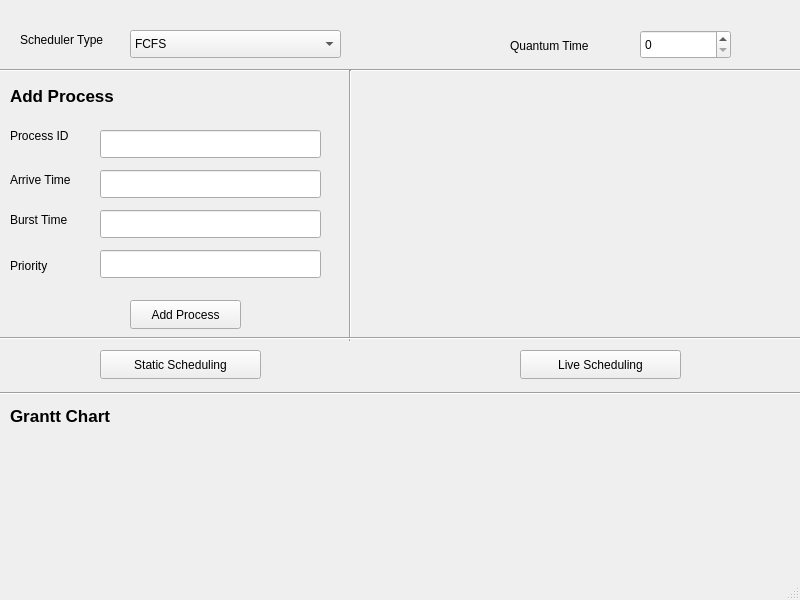
<?xml version="1.0" encoding="UTF-8"?>
<ui version="4.0">
 <class>MainWindow</class>
 <widget class="QMainWindow" name="MainWindow">
  <property name="geometry">
   <rect>
    <x>0</x>
    <y>0</y>
    <width>800</width>
    <height>600</height>
   </rect>
  </property>
  <property name="windowTitle">
   <string>MainWindow</string>
  </property>
  <widget class="QWidget" name="centralwidget">
   <widget class="QComboBox" name="schedulerTypeCombo">
    <property name="geometry">
     <rect>
      <x>130</x>
      <y>30</y>
      <width>211</width>
      <height>28</height>
     </rect>
    </property>
    <item>
     <property name="text">
      <string>FCFS</string>
     </property>
    </item>
    <item>
     <property name="text">
      <string>SJF(Preemptive)</string>
     </property>
    </item>
    <item>
     <property name="text">
      <string>SJF(Non-Preemptive)</string>
     </property>
    </item>
    <item>
     <property name="text">
      <string>Priority(Preemptive)</string>
     </property>
    </item>
    <item>
     <property name="text">
      <string>Priority(Non-Preemptive)</string>
     </property>
    </item>
    <item>
     <property name="text">
      <string>Round Robin</string>
     </property>
    </item>
   </widget>
   <widget class="QLabel" name="label">
    <property name="geometry">
     <rect>
      <x>20</x>
      <y>30</y>
      <width>111</width>
      <height>20</height>
     </rect>
    </property>
    <property name="text">
     <string>Scheduler Type</string>
    </property>
   </widget>
   <widget class="QLabel" name="label_2">
    <property name="geometry">
     <rect>
      <x>510</x>
      <y>30</y>
      <width>111</width>
      <height>31</height>
     </rect>
    </property>
    <property name="text">
     <string>Quantum Time</string>
    </property>
   </widget>
   <widget class="QSpinBox" name="timeQuantumSpin">
    <property name="geometry">
     <rect>
      <x>640</x>
      <y>30</y>
      <width>91</width>
      <height>29</height>
     </rect>
    </property>
   </widget>
   <widget class="Line" name="line">
    <property name="geometry">
     <rect>
      <x>-10</x>
      <y>60</y>
      <width>831</width>
      <height>20</height>
     </rect>
    </property>
    <property name="orientation">
     <enum>Qt::Orientation::Horizontal</enum>
    </property>
   </widget>
   <widget class="QLabel" name="label_3">
    <property name="geometry">
     <rect>
      <x>10</x>
      <y>80</y>
      <width>161</width>
      <height>31</height>
     </rect>
    </property>
    <property name="font">
     <font>
      <pointsize>13</pointsize>
      <italic>false</italic>
      <bold>true</bold>
      <underline>false</underline>
      <strikeout>false</strikeout>
     </font>
    </property>
    <property name="text">
     <string>Add Process </string>
    </property>
   </widget>
   <widget class="Line" name="line_2">
    <property name="geometry">
     <rect>
      <x>330</x>
      <y>70</y>
      <width>41</width>
      <height>271</height>
     </rect>
    </property>
    <property name="orientation">
     <enum>Qt::Orientation::Vertical</enum>
    </property>
   </widget>
   <widget class="QLineEdit" name="lineEdit">
    <property name="geometry">
     <rect>
      <x>100</x>
      <y>130</y>
      <width>221</width>
      <height>28</height>
     </rect>
    </property>
   </widget>
   <widget class="QLabel" name="label_4">
    <property name="geometry">
     <rect>
      <x>10</x>
      <y>120</y>
      <width>91</width>
      <height>31</height>
     </rect>
    </property>
    <property name="text">
     <string>Process ID</string>
    </property>
   </widget>
   <widget class="QLabel" name="label_5">
    <property name="geometry">
     <rect>
      <x>10</x>
      <y>170</y>
      <width>81</width>
      <height>20</height>
     </rect>
    </property>
    <property name="text">
     <string>Arrive Time</string>
    </property>
   </widget>
   <widget class="QLineEdit" name="lineEdit_2">
    <property name="geometry">
     <rect>
      <x>100</x>
      <y>170</y>
      <width>221</width>
      <height>28</height>
     </rect>
    </property>
   </widget>
   <widget class="QLineEdit" name="lineEdit_3">
    <property name="geometry">
     <rect>
      <x>100</x>
      <y>210</y>
      <width>221</width>
      <height>28</height>
     </rect>
    </property>
   </widget>
   <widget class="QLineEdit" name="PriorityBox">
    <property name="geometry">
     <rect>
      <x>100</x>
      <y>250</y>
      <width>221</width>
      <height>28</height>
     </rect>
    </property>
   </widget>
   <widget class="QLabel" name="label_6">
    <property name="geometry">
     <rect>
      <x>10</x>
      <y>210</y>
      <width>81</width>
      <height>20</height>
     </rect>
    </property>
    <property name="text">
     <string>Burst Time</string>
    </property>
   </widget>
   <widget class="QLabel" name="label_7">
    <property name="geometry">
     <rect>
      <x>10</x>
      <y>250</y>
      <width>81</width>
      <height>31</height>
     </rect>
    </property>
    <property name="text">
     <string>Priority</string>
    </property>
   </widget>
   <widget class="Line" name="line_3">
    <property name="geometry">
     <rect>
      <x>0</x>
      <y>330</y>
      <width>801</width>
      <height>16</height>
     </rect>
    </property>
    <property name="orientation">
     <enum>Qt::Orientation::Horizontal</enum>
    </property>
   </widget>
   <widget class="QPushButton" name="StaticButton">
    <property name="geometry">
     <rect>
      <x>100</x>
      <y>350</y>
      <width>161</width>
      <height>29</height>
     </rect>
    </property>
    <property name="text">
     <string>Static Scheduling</string>
    </property>
   </widget>
   <widget class="QPushButton" name="AddProcessButton">
    <property name="geometry">
     <rect>
      <x>130</x>
      <y>300</y>
      <width>111</width>
      <height>29</height>
     </rect>
    </property>
    <property name="text">
     <string>Add Process</string>
    </property>
   </widget>
   <widget class="QPushButton" name="LiveButton">
    <property name="geometry">
     <rect>
      <x>520</x>
      <y>350</y>
      <width>161</width>
      <height>29</height>
     </rect>
    </property>
    <property name="text">
     <string>Live Scheduling</string>
    </property>
   </widget>
   <widget class="Line" name="line_4">
    <property name="geometry">
     <rect>
      <x>0</x>
      <y>383</y>
      <width>811</width>
      <height>20</height>
     </rect>
    </property>
    <property name="orientation">
     <enum>Qt::Orientation::Horizontal</enum>
    </property>
   </widget>
   <widget class="QLabel" name="label_8">
    <property name="geometry">
     <rect>
      <x>10</x>
      <y>390</y>
      <width>181</width>
      <height>51</height>
     </rect>
    </property>
    <property name="font">
     <font>
      <pointsize>13</pointsize>
      <bold>true</bold>
     </font>
    </property>
    <property name="text">
     <string>Grantt Chart</string>
    </property>
   </widget>
  </widget>
  <widget class="QMenuBar" name="menubar">
   <property name="geometry">
    <rect>
     <x>0</x>
     <y>0</y>
     <width>800</width>
     <height>25</height>
    </rect>
   </property>
  </widget>
  <widget class="QStatusBar" name="statusbar"/>
 </widget>
 <resources/>
 <connections/>
</ui>
